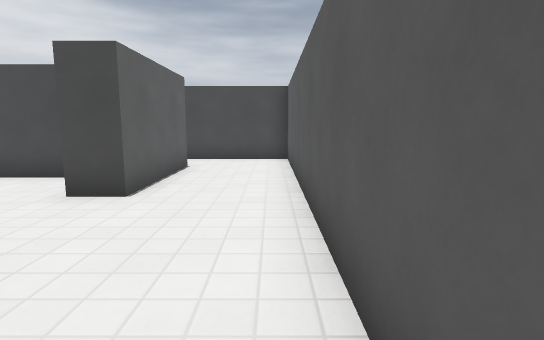
View 1 (above)

24 first-person views from a walk through a level from a Godot 3-D game. The camera is 1.2 m above the floor, tilts 8° down and sees 80° across. The floor is counted in squares, 1 m on a side. Each view is taken from the middle of a square. On the plan, view 1 faces up. The plan holds only what a view shows up to about 14 squares ahead; the rest is blank. The place goes on beyond the plan. Surface patterns are stand-ins for the level's own textures.

View 2
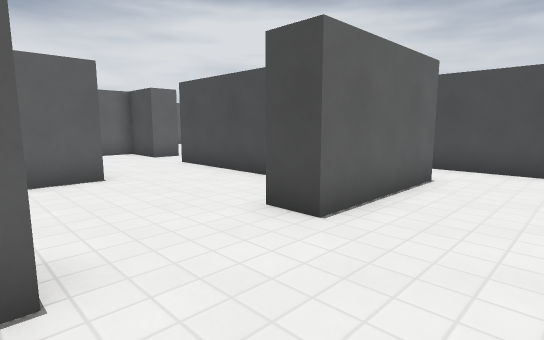

View 3
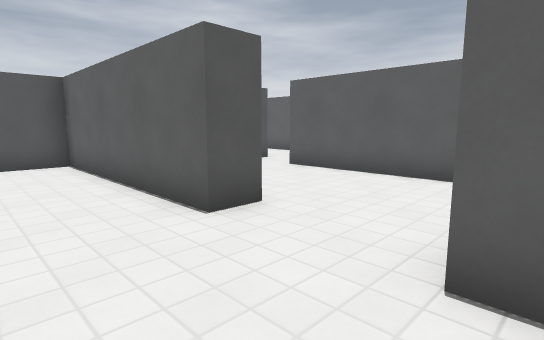

View 4
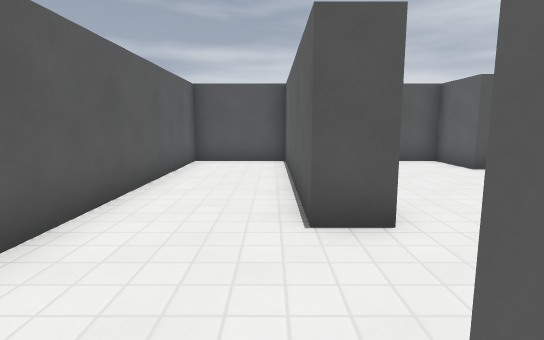

View 5
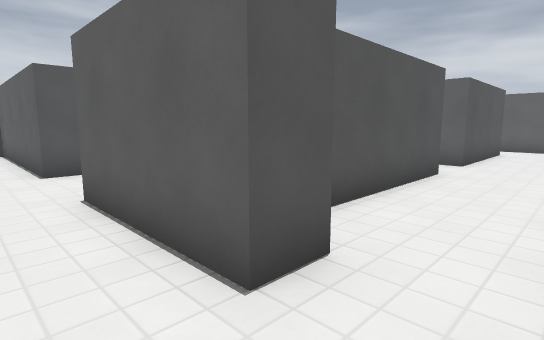

View 6
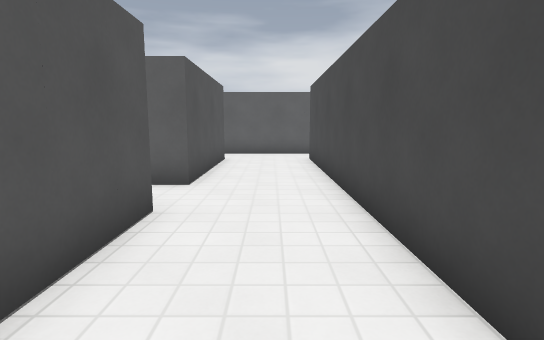

View 7
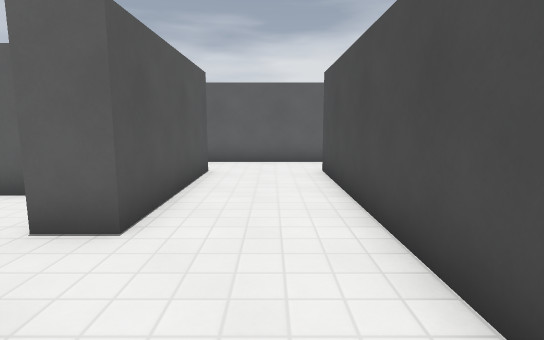

View 8
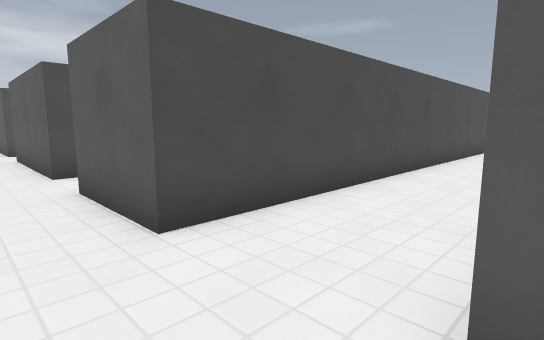

View 9
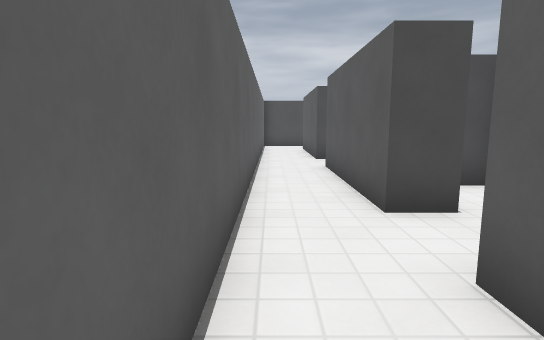

View 10
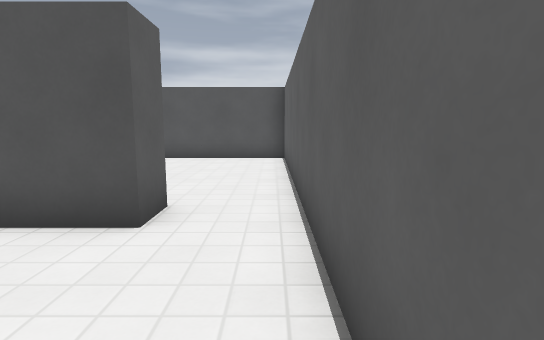

View 11
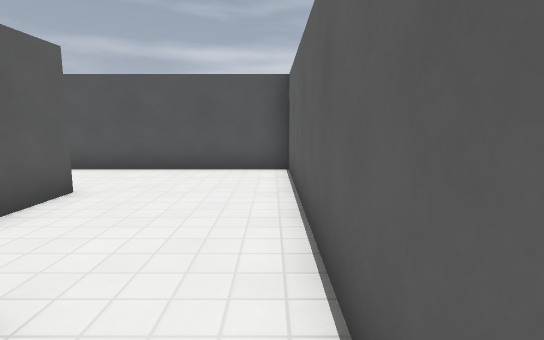

View 12
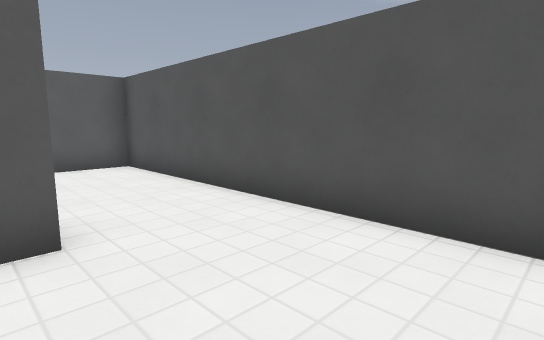

View 13
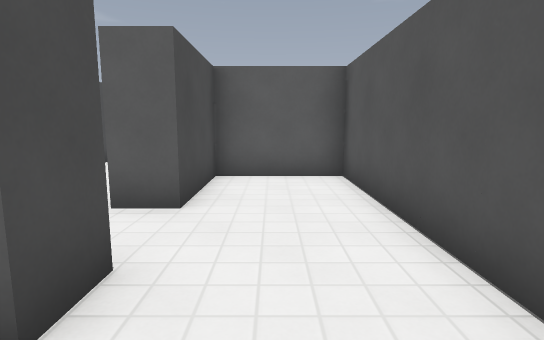

View 14
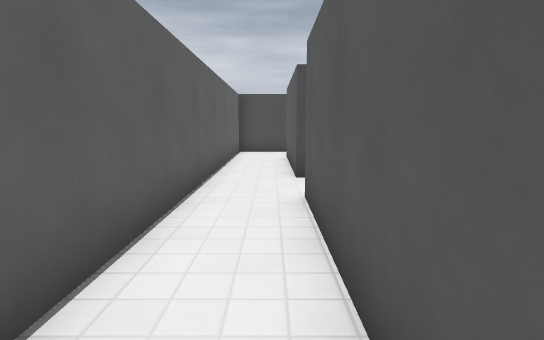

View 15
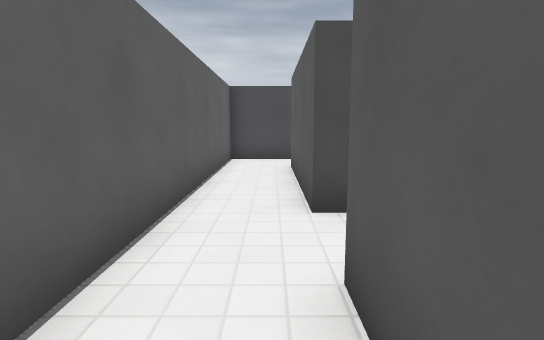

View 16
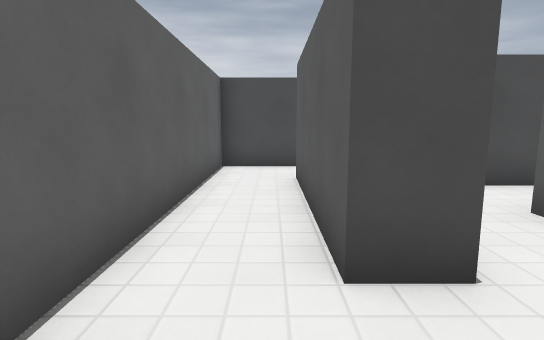

View 17
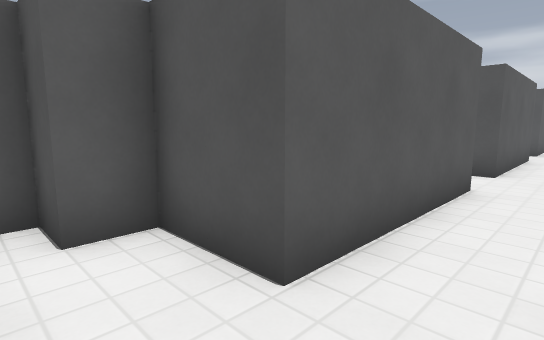

View 18
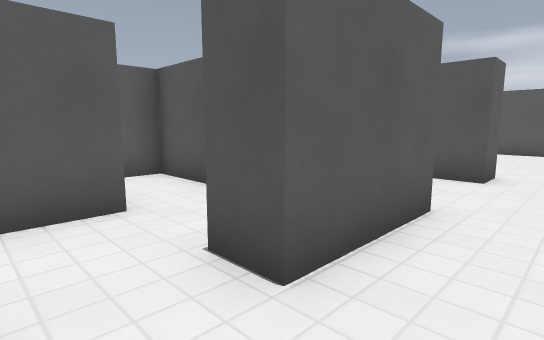

View 19
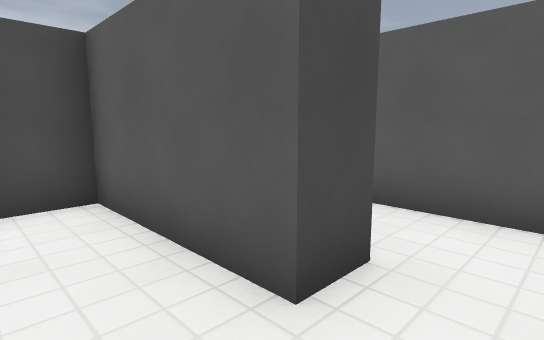

View 20
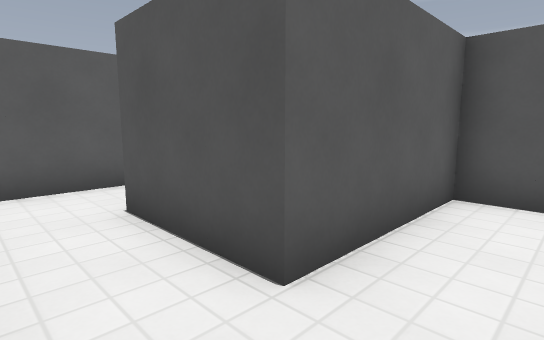

View 21
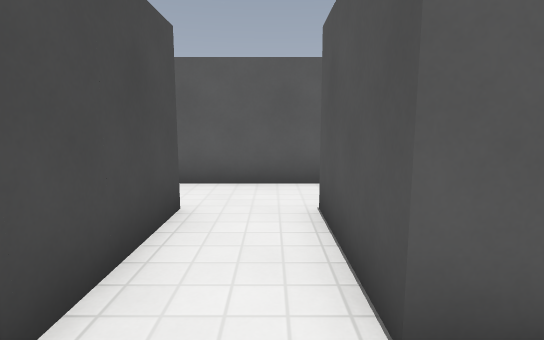

View 22
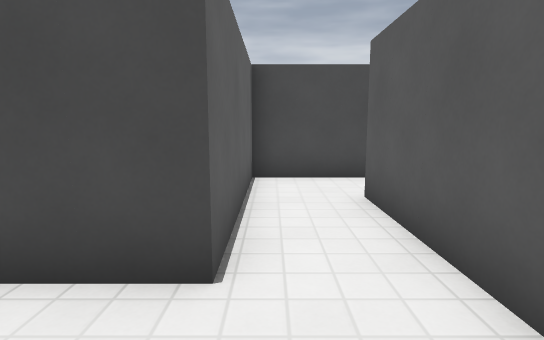

View 23
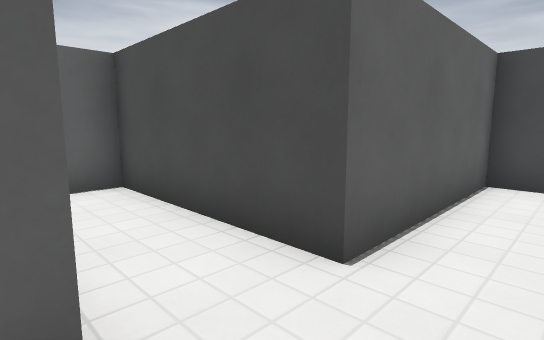

View 24
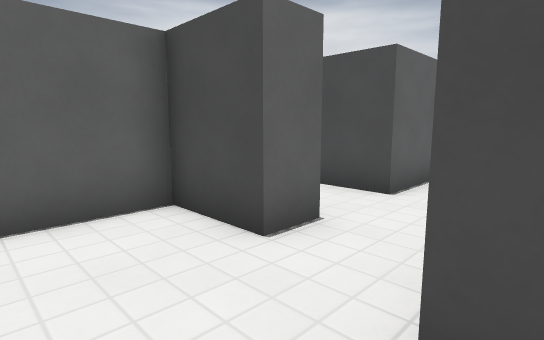

### Floor plan
Points are (right, up) in squares from view 1. A wall is a line through its corners. A room is listed if a view was taken in it or the views show most of it. See-through windows are left out.
Room 1 (views 1, 2, 3, 4, 5, 6, 7, 9, 10, 11, 14, 15, 16, 17, 18)
walls: (-9.5, 8.3) (-4.9, 8.3); (-4.6, 7.3) (-9.5, 7.3); (-3.5, 9.3) (-2.5, 9.3) (-2.5, 5.3) (-3.5, 5.3); (-7.4, 4.4) (-7.4, -0.8); (-3.5, 2.3) (-2.5, 2.3) (-2.5, -4.7) (0.5, -4.7) (0.5, 11.3) (-16.4, 11.3) (-16.4, 14.3); (-16.4, 8.3) (-11.5, 8.3) (-11.5, 7.3) (-13.4, 7.3) (-13.4, 5.4); (-16.4, 16.3) (-16.4, 21.3); (-7.4, -2.7) (-7.4, -4.7) (-6.1, -4.7); (-16.4, 23.3) (-16.4, 28.3) (-14.5, 28.3) (-14.5, 29.3) (-13.5, 29.3) (-13.5, 29.8); (-17.9, 30.3) (-18.4, 30.3) (-18.4, 8.6)
ways out: opening at (-17.5, 8) to room 2; opening at (-12.5, 4) to room 2; opening at (-16, 15.5) to room 3; opening at (-16, 22.5); opening at (-8, -1.5)
Room 2 (views 8, 12, 13)
walls: (-13.4, 3.3) (-14.5, 3.3) (-14.5, 4.9); (-16.4, 7.2) (-16.4, 8.3); (-18.4, 8.6) (-18.4, 0.3) (-8.5, 0.3) (-8.5, 3.3) (-11.5, 3.3) (-11.5, 4.4)
ways out: opening at (-17.5, 8) to room 1; opening at (-12.5, 4) to room 1
Room 3 (view 19)
walls: (-15.4, 16.3) (-16.4, 16.3); (-16.4, 14.3) (-15.4, 14.3); (-12.4, 14.3) (-13.5, 14.3) (-13.5, 18.3) (-14.6, 18.3)
ways out: opening at (-16, 15.5) to room 1; opening at (-13, 13.5) to room 6
Room 4 (views 20, 21)
walls: (-5.4, 16.5) (-5.4, 21.4); (-10.5, 16.3) (-7.4, 16.3); (-4.8, 23.3) (-7.4, 23.3) (-7.4, 18.3) (-12.4, 18.3) (-12.4, 17.4)
ways out: opening at (-6.5, 16) to room 5; opening at (-11.5, 15.5) to room 6; opening at (-5, 22.5)
Room 5 (views 22, 23, 24)
walls: (-5, 14.3) (-5.5, 14.3); (-5.4, 15.5) (-5.4, 16.5); (-7.4, 16.3) (-7.4, 15.3) (-9.4, 15.3) (-9.4, 13.2)
ways out: opening at (-6.5, 16) to room 4; opening at (-5, 13.5)
Room 6 (no view inside)
walls: (-12.5, 12.3) (-10.5, 12.3) (-10.5, 16.3)
ways out: opening at (-13, 13.5) to room 3; opening at (-11.5, 15.5) to room 4

Where each view was taken, in squares from view 1:
view 1: 0 up, 0 right, facing up
view 2: 2 up, 0 right, facing up-left
view 3: 6 up, 0 right, facing down-left
view 4: 6 up, 2 left, facing down
view 5: 11 up, 1 left, facing down-left
view 6: 10 up, 5 left, facing left
view 7: 10 up, 8 left, facing left
view 8: 8 up, 18 left, facing up-right
view 9: 12 up, 18 left, facing up
view 10: 12 up, 18 left, facing down
view 11: 9 up, 18 left, facing down
view 12: 4 up, 18 left, facing down-right
view 13: 2 up, 16 left, facing right
view 14: 16 up, 17 left, facing up
view 15: 19 up, 17 left, facing up
view 16: 21 up, 17 left, facing up
view 17: 30 up, 18 left, facing down-right
view 18: 16 up, 18 left, facing down-right
view 19: 13 up, 15 left, facing up-right
view 20: 18 up, 12 left, facing down-right
view 21: 17 up, 12 left, facing right
view 22: 16 up, 7 left, facing up
view 23: 16 up, 6 left, facing up-left
view 24: 13 up, 5 left, facing up-left
